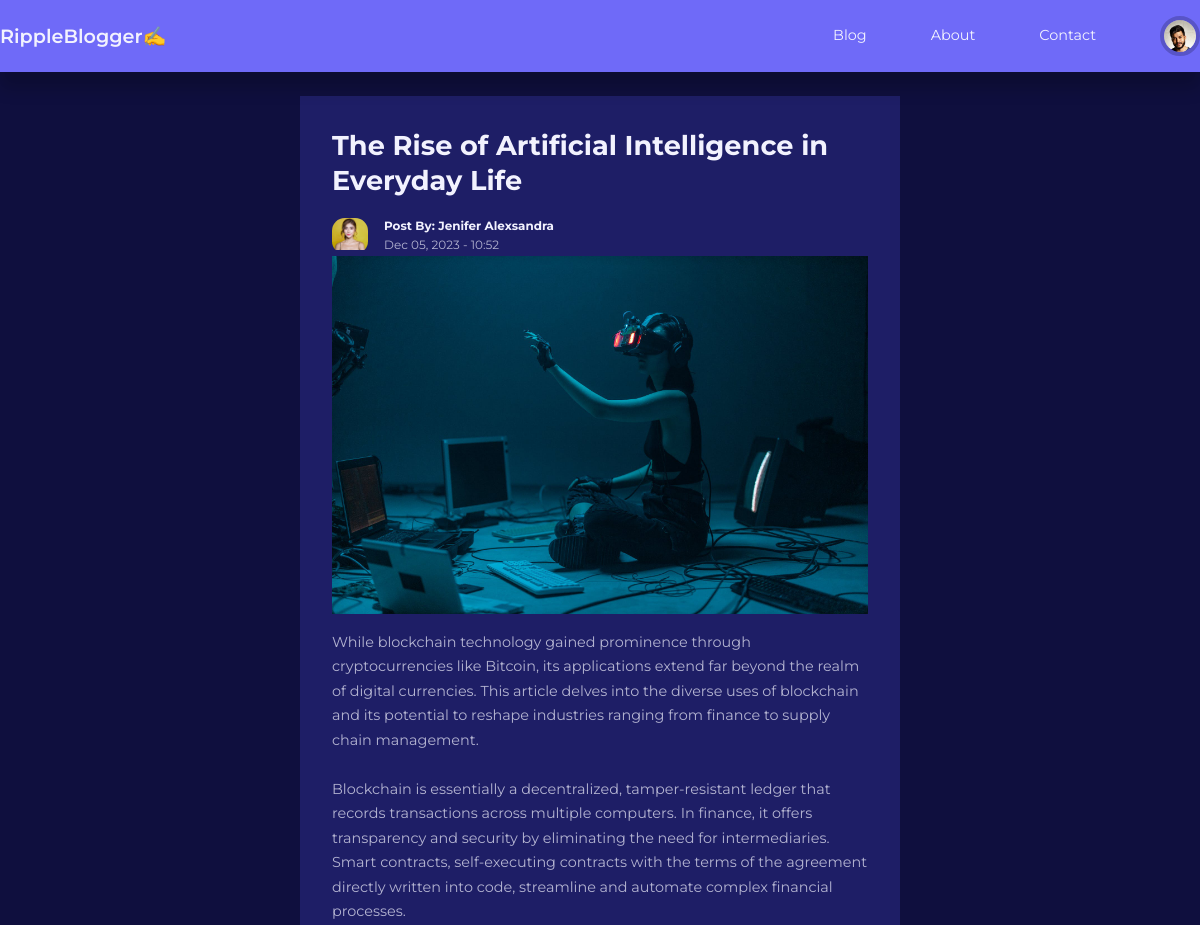
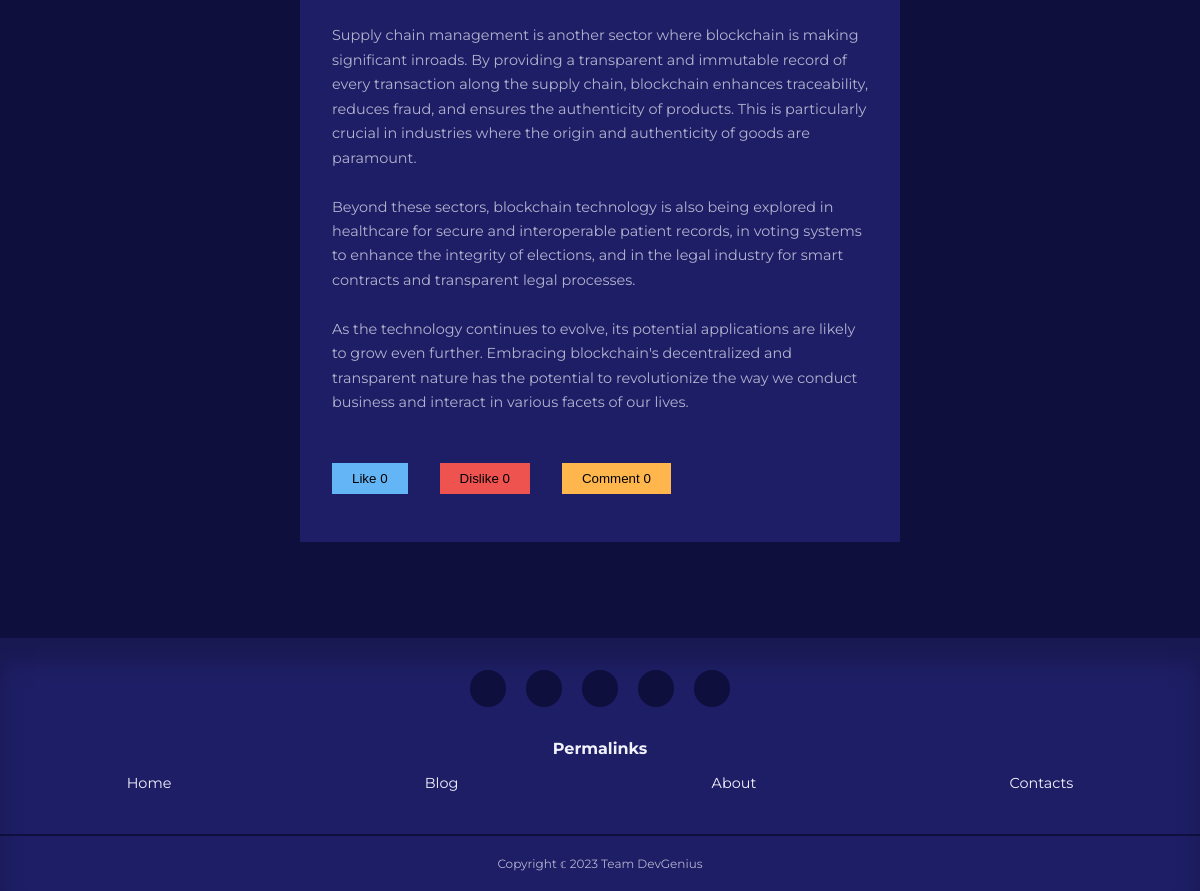
/post.php?id=23 (signed in), run on the app's committed database (2 pictures, top to bottom).
### tables this page shows
CREATE TABLE `users` (
  `id` int(11) UNSIGNED NOT NULL,
  `firstname` varchar(50) NOT NULL,
  `lastname` varchar(50) NOT NULL,
  `username` varchar(50) NOT NULL,
  `email` varchar(100) NOT NULL,
  `password` varchar(255) NOT NULL,
  `avatar` varchar(255) NOT NULL,
  `is_admin` tinyint(1) NOT NULL
);

CREATE TABLE `posts` (
  `id` int(11) UNSIGNED NOT NULL,
  `title` varchar(255) NOT NULL,
  `body` text NOT NULL,
  `thumbnail` varchar(255) NOT NULL,
  `date_time` timestamp NOT NULL DEFAULT current_timestamp(),
  `category_id` int(11) UNSIGNED DEFAULT NULL,
  `author_id` int(11) UNSIGNED NOT NULL,
  `is_featured` tinyint(1) NOT NULL,
  `comments_count` int(11) DEFAULT 0
);

### post.php (the view, shortened to what this page needs)
<?php
include 'partials/header.php';
if (isset($_GET['id'])) {
  $id = filter_var($_GET['id'], FILTER_SANITIZE_NUMBER_INT);
  $query = "SELECT * FROM posts WHERE id=$id";
  $result = mysqli_query($connection, $query);
  $post = mysqli_fetch_assoc($result);
} else {
  header('location: ' . ROOT_URL . 'blog.php');
  die();
}
$getLikesDislikesQuery = "SELECT
    SUM(CASE WHEN action = 'like' THEN 1 ELSE 0 END) as like_count,
    SUM(CASE WHEN action = 'dislike' THEN 1 ELSE 0 END) as dislike_count
FROM likes_dislikes WHERE post_id = ?";
$stmt = mysqli_prepare($connection, $getLikesDislikesQuery);
mysqli_stmt_bind_param($stmt, 'i', $post['id']);
mysqli_stmt_execute($stmt);
$likesDislikes = mysqli_fetch_assoc(mysqli_stmt_get_result($stmt));
$likeCount = $likesDislikes['like_count'];
$dislikeCount = $likesDislikes['dislike_count'];
$likeCount = is_null($likeCount) ? 0 : $likeCount;
$dislikeCount = is_null($dislikeCount) ? 0 : $dislikeCount;
?>
<section class="single_post">
  <div class="container single_post_container">
    <h2><?= $post['title'] ?></h2>
    <div class="post_author">
      <?php
      $author_id = $post['author_id'];
      $author_query = "SELECT * FROM users WHERE id=$author_id";
      $author_result = mysqli_query($connection, $author_query);
      $author = mysqli_fetch_assoc($author_result);
      ?>
      <div class="post_author_avatar">
        <img src="./images/<?= $author['avatar'] ?>" alt="avatar">
      </div>
      <div class="post_author_info">
        <h5>Post By: <?= "{$author['firstname']} {$author['lastname']}" ?></h5>
        <small><?= date("M d, Y - H:i", strtotime($post['date_time'])) ?></small>
      </div>
    </div>
    <div class="single_post_thumbnail">
      <img src="./images/<?= $post['thumbnail'] ?>" alt="wildlife">
    </div>
    <p><?= $post['body'] ?></p>
    <div class="buttons-container">
      <button id="likeBtn" class="like-btn" onclick="likeDislikePost(<?= $post['id'] ?>, 'like')">Like <span id="likeCount"><?= $likeCount ?></span></button>
      <button id="dislikeBtn" class="dislike-btn" onclick="likeDislikePost(<?= $post['id'] ?>, 'dislike')">Dislike <span id="dislikeCount"><?= $dislikeCount ?></span></button>
      <button id="commentBtn" class="comment-btn">Comment <span id="commentCount"><?= $post['comments_count'] ?></span></button>
    </div>
  </div>
</section>
<?php include "partials/footer.php" ?>

### partials/header.php (shortened to what this page needs)
<?php
require "config/database.php";
if (isset($_SESSION['user-id'])) {
  $id = filter_var($_SESSION['user-id'], FILTER_SANITIZE_FULL_SPECIAL_CHARS);
  $query = "SELECT avatar FROM users WHERE id ='$id'";
  $result = mysqli_query($connection, $query);
  $avatar = mysqli_fetch_assoc($result);
}
?>
<!DOCTYPE html>
<html lang="en">
<head>
  <link rel="stylesheet" href="https://unicons.iconscout.com/release/v4.0.8/css/line.css">
  <link rel="stylesheet" href="<?= ROOT_URL ?>css/style.css" />
</head>
<body>
  <nav>
    <div class="container nav_container">
      <a href="<?= ROOT_URL ?>index.php" class="nav_logo">RippleBlogger✍️</a>
      <ul class="nav_items">
        <li><a href="<?= ROOT_URL ?>blog.php">Blog</a></li>
        <li><a href="<?= ROOT_URL ?>about.php">About</a></li>
        <li><a href="<?= ROOT_URL ?>contact.php">Contact</a></li>
        <?php if (isset($_SESSION['user-id'])) : ?>
          <li class="nav_profile">
            <div class="avatar">
              <img src="<?= ROOT_URL . 'images/' . $avatar['avatar'] ?>" alt="nav-bar-profile-images" />
            </div>
          </li>
        <?php else : ?>
          <li><a href="<?= ROOT_URL ?>signin.php">Signin</a></li>
        <?php endif ?>
      </ul>
    </div>
  </nav>

### css/style.css (style rules this page uses)
:root { --color-primary: #6f6af8; --color-primary-variant: #5854c7; --color-primary-light: hsl(242, 91%, 69%, 18%); --color-red: #da0f3f; --color-red-light: hsl(346, 87%, 46%, 15%); --color-green: #00c476; --color-green-light: hsl(156, 100%, 38%, 15%); --color-gray-900: #1e1e66; --color-gray-700: #2d2d7c; --color-gray-300: rgba(242, 242, 254, 0.3); --color-gray-200: rgba(242, 242, 254, 0.7); --color-white: #f2f2fe; --color-bg: #0f0f3e; --transition: all 300ms ease; --container-width-lg: 74%; --container-width-md: 88%; --form-width: 50%; --card-border-radius-1: 0.3rem; --card-border-radius-2: 0.5rem; --card-border-radius-3: 0.8rem; --card-border-radius-4: 2rem; --card-border-radius-5: 5rem; }
* { margin: 0; padding: 0; outline: 0; border: 0; appearance: 0; list-style: none; text-decoration: none; box-sizing: border-box; }
body { font-family: 'Montserrat', sans-serif; line-height: 1.6; color: var(--color-gray-200); background: var(--color-bg); overflow-x: hidden; font-size: 0.9rem; }
.container { max-width: 1200px; margin: 0 auto; }
section { margin-top: 3rem; width: 100vw; }
h1, h2, h3, h4, h5 { color: var(--color-white); line-height: 1.3; }
h2 { font-size: 1.7rem; margin: 1rem 0; }
a, li { color: var(--color-white); transition: var(--transition); }
img { display: block; width: 100%; background-size: cover; }
nav { background: var(--color-primary); width: 100vw; height: 4.5rem; position: fixed; top: 0; z-index: 20; box-shadow: 0 1rem 1rem rgba(0, 0, 0, 0.2); }
.nav_container { height: 100%; display: flex; align-items: center; justify-content: space-between; }
.avatar { width: 2.5rem; height: 2.5rem; border-radius: 50%; overflow: hidden; border: 0.3rem solid var(--color-primary-variant); }
.nav_logo { font-weight: 600; font-size: 1.2rem; }
.nav_items { display: flex; align-items: center; gap: 4rem; }
.nav_profile { position: relative; cursor: pointer; }
.post_author { display: flex; gap: 1rem; margin-top: 1.2rem; }
.post_author_avatar { width: 2.5em; height: 2.5em; border-radius: var(--card-border-radius-3); overflow: hidden; }
.single_post { margin: 6rem 0; }
.single_post_container { width: var(--form-width); background: var(--color-gray-900); padding: 1rem 2rem 3rem; }
.single_post_thumbnail { margin-top: 1.5rem 0 1rem; }
.single_post_container p { margin-top: 1rem; line-height: 1.7; }
.buttons-container { display: flex; gap: 2rem; margin-top: 3rem; }
.buttons-container button { padding: 8px 20px; }
.like-btn { background-color: #64b5f6; }
.dislike-btn { background-color: #ef5350; }
.comment-btn { background-color: #ffb74d; }

### data on the page
users: avatar (picture)
posts: title "The Rise of Artificial Intelligence in Everyday Life", date_time "Dec 05, 2023 - 10:52", thumbnail (picture), body "While blockchain technology gained prominence through cryptocurrencies like Bitcoin, its applications extend far beyond the realm of digital currencies. This article delves into the diverse uses of blockchain and its potential to reshape industries ranging from finance to supply chain management. Blockchain is essentially a decentralized, tamper-resistant ledger that records transactions across multiple computers. In finance, it offers transparency and security by eliminating the need for intermediaries. Smart contracts, self-executing contracts with the terms of the agreement directly written into code, streamline and automate complex financial processes. Supply chain management is another…", comments_count "0"
users: avatar (picture), firstname "Jenifer", lastname "Alexsandra"

### other printed values
$likeCount "0"
$dislikeCount "0"
